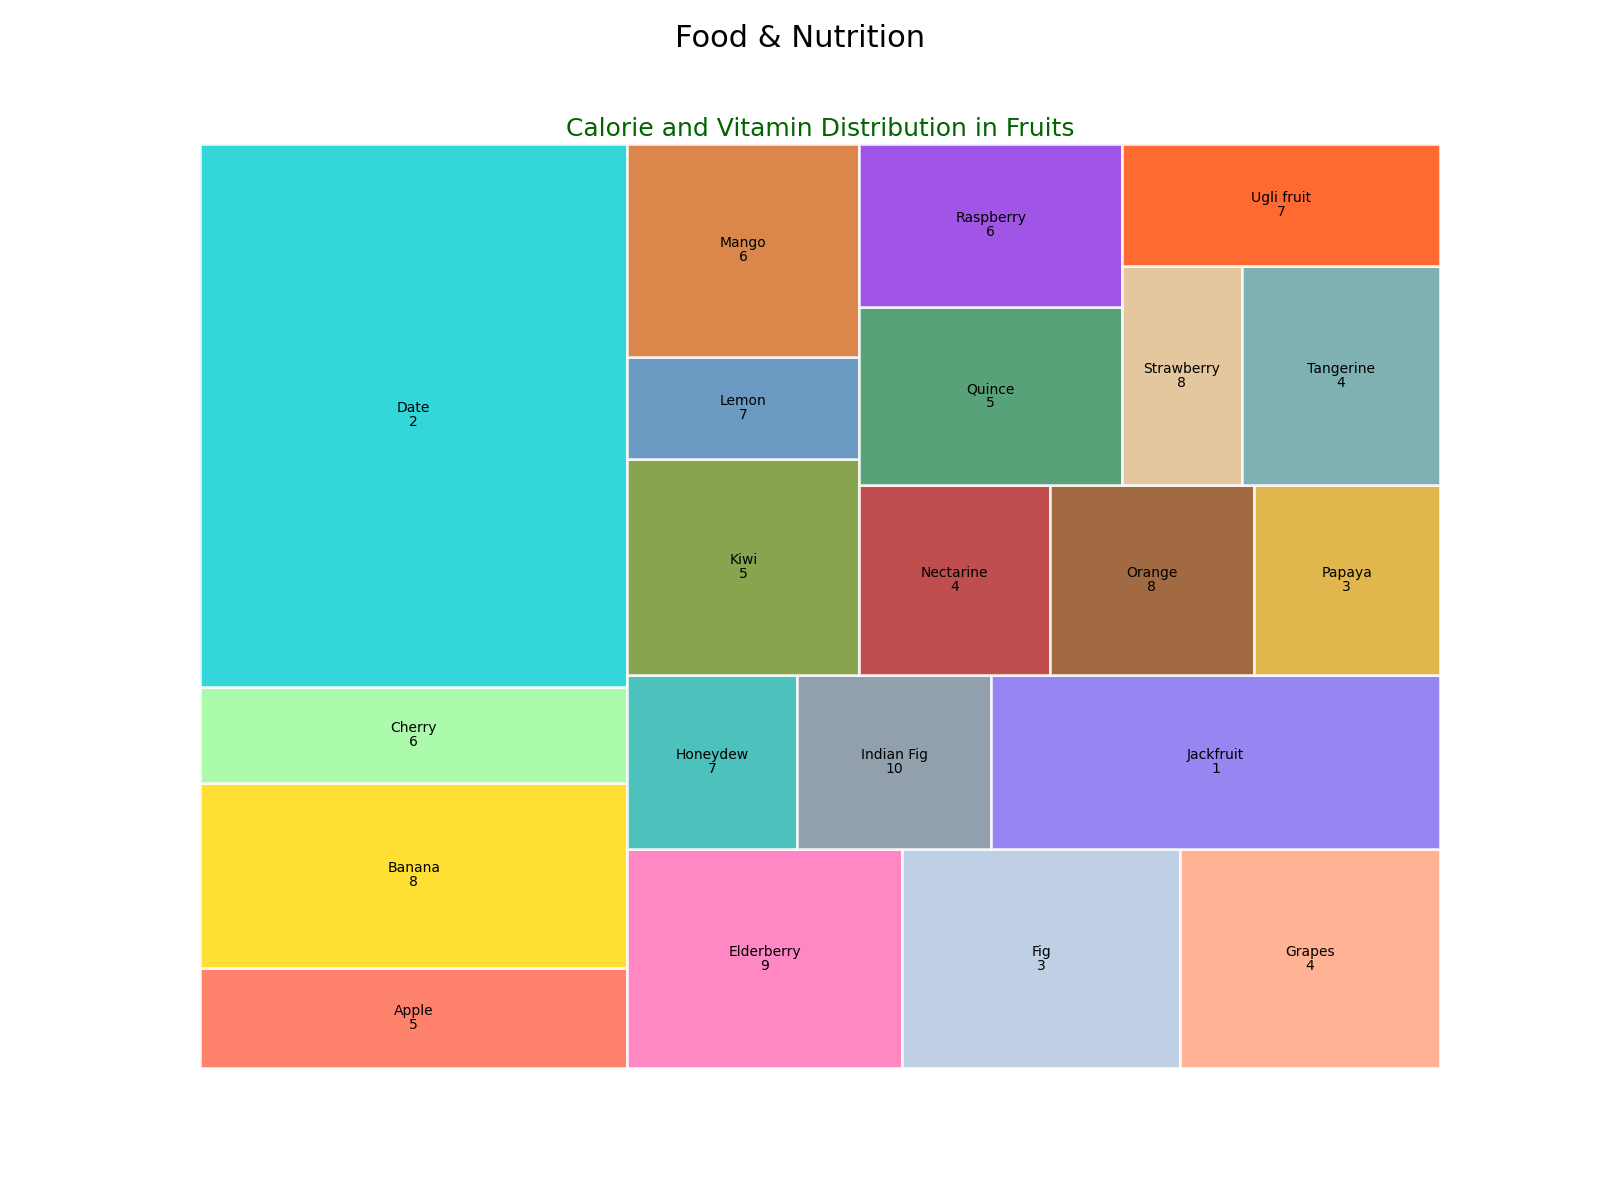

This figure's Python source:

import matplotlib.pyplot as plt
import squarify

# Data points
fruits = [
    'Apple', 'Banana', 'Cherry', 'Date', 'Elderberry', 'Fig', 'Grapes', 'Honeydew', 
    'Indian Fig', 'Jackfruit', 'Kiwi', 'Lemon', 'Mango', 'Nectarine', 'Orange', 
    'Papaya', 'Quince', 'Raspberry', 'Strawberry', 'Tangerine', 'Ugli fruit'
]
calories = [52, 96, 50, 282, 73, 74, 69, 36, 41, 95, 61, 29, 60, 44, 47, 43, 57, 52, 32, 53, 47]
vitamins = [5, 8, 6, 2, 9, 3, 4, 7, 10, 1, 5, 7, 6, 4, 8, 3, 5, 6, 8, 4, 7]
colors = [
    '#FF6347', '#FFD700', '#98FB98', '#00CED1', '#FF69B4', '#B0C4DE', 
    '#FFA07A', '#20B2AA', '#778899', '#7B68EE', '#6B8E23', '#4682B4', 
    '#D2691E', '#B22222', '#8B4513', '#DAA520', '#2E8B57', '#8A2BE2', 
    '#DEB887', '#5F9EA0', '#FF4500'
]

# Create a figure with altered width and height
fig, ax = plt.subplots(figsize=(16, 12))

# Creating a treemap
squarify.plot(sizes=calories, label=fruits, color=colors, alpha=0.8, value=vitamins, edgecolor='white', linewidth=2)

# Chart title and subtitle
plt.title('Calorie and Vitamin Distribution in Fruits', fontsize=18, color='darkgreen')
plt.suptitle('Food & Nutrition', fontsize=22)

# Remove the axes
plt.axis('off')

# Show plot
plt.show()
